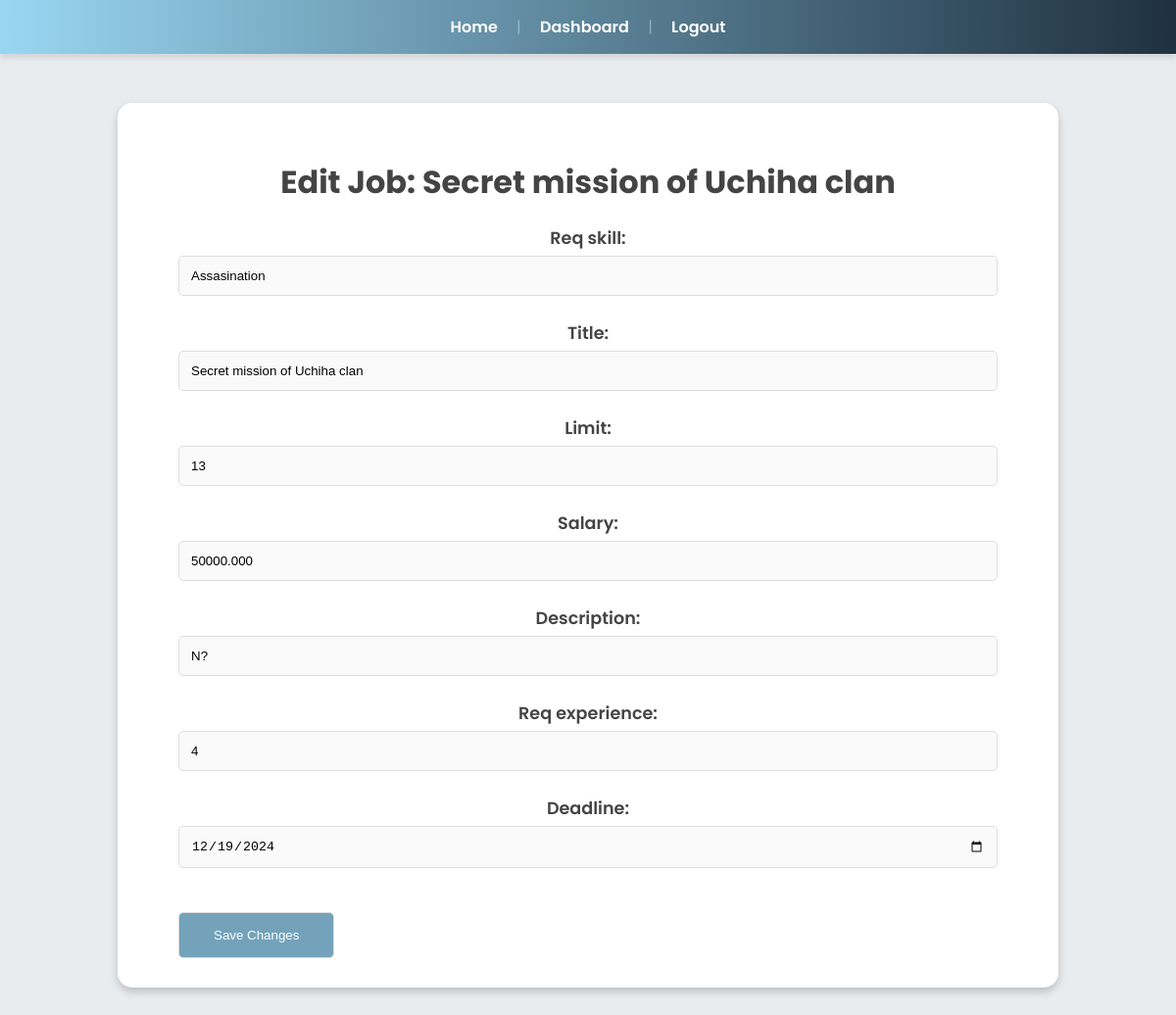
The app's page /edit-job/3/ (signed in) with its own data.
### jobs/models.py (models this page shows)
class jobs(models.Model):
    job_id = models.AutoField(primary_key=True)
    c_username = models.ForeignKey(company, on_delete=models.CASCADE, related_name="job_posted")
    req_skill = models.CharField(max_length=50)
    title = models.CharField(max_length=100)
    limit = models.IntegerField()
    salary = models.DecimalField(max_digits=10, decimal_places=3)
    description = models.CharField(max_length=400)
    req_experience = models.IntegerField()
    deadline = models.DateField()

### jobs/views.py (the view)
# urls.py: path('edit-job/<int:job_id>/', views.edit_job, name='edit_job'),
def edit_job(request, job_id):
    user_instance = user.objects.get(username=request.session['username'])
    if not hasattr(user_instance, "company"):
        return redirect('login')
    company_instance = user_instance.company
    job_instance = jobs.objects.get(job_id=job_id, c_username=company_instance)
    if request.method == "POST":
        job_form = JobForm(request.POST, instance=job_instance)
        if job_form.is_valid():
            job_form.save()
            return redirect('company_dashboard')
    else:
        job_form = JobForm(instance=job_instance)
    context = {
        'job_form': job_form,
        'job': job_instance,
        'company': company_instance,
    }
    return render(request, 'jobs/edit_job.html', context)

### jobs/forms.py
class JobForm(forms.ModelForm):
    class Meta:
        model = jobs
        fields = ['req_skill', 'title', 'limit', 'salary', 'description', 'req_experience', 'deadline']
        widgets = {
            'deadline': forms.DateInput(attrs={'type': 'date'}),
        }

### jobs/templates/jobs/edit_job.html (shortened to what this page needs)
<!DOCTYPE html>
<html lang="en">
<head>
    {% load static %}
    <link rel="stylesheet" href="{% static 'jobs/company_dashboard.css' %}">
</head>
<body>
    <nav>
        <a href="{% url 'home' %}">Home</a> |
        <a href="{% url 'company_dashboard' %}">Dashboard</a> |
        <a href="{% url 'user_logout' %}">Logout</a>
    </nav>
    <div class="content">
        <h1 class="edit_job">Edit Job: {{ job.title }}</h1>
        <form method="post">
            {{ job_form.as_p }}
            <button type="submit" class="back">Save Changes</button>
        </form>
    </div>
</body>
</html>

### jobs/static/jobs/company_dashboard.css (style rules this page uses)
body { font-family: 'Poppins', sans-serif; margin: 0; padding: 0; background: #e9ecef; color: #333; }
nav { background: linear-gradient(to right, #99d6f2, #1f3140); padding: 15px; text-align: center; box-shadow: 0 4px 6px rgba(0, 0, 0, 0.1); color: #b6dbe88d; }
nav a { color: #fff; margin: 0 15px; text-decoration: none; font-weight: 600; transition: color 0.3s ease; }
.content { max-width: 900px; margin: 50px auto; background: #fff; padding: 30px; border-radius: 15px; box-shadow: 0 4px 8px rgba(0, 0, 0, 0.2); position: relative; }
p { text-align: center; margin: 0; font-size: 1.1rem; color: #555; }
form label { display: block; margin-top: 10px; font-weight: 600; color: #444; }
form input, form select, form textarea { width: 90%; padding: 12px; margin-top: 5px; margin-bottom: 15px; border: 1px solid #ddd; border-radius: 5px; background: #fafafa; }
.back { display: inline-block; margin-top: 30px; margin-left: 32px; padding: 15px 35px; background: #73A2BA; color: white; border: 1px solid #ddd; border-radius: 5px; text-align: center; transition: background 0.3s ease; }
.edit_job { text-align: center; margin: 27px 0 20px; font-size: 2rem; color: #444; }

### records on screen
jobs: title "Secret mission of Uchiha clan", req_skill "Assasination", limit "13", salary "50000.000", description "N?", req_experience "4", deadline "12/19/2024"
